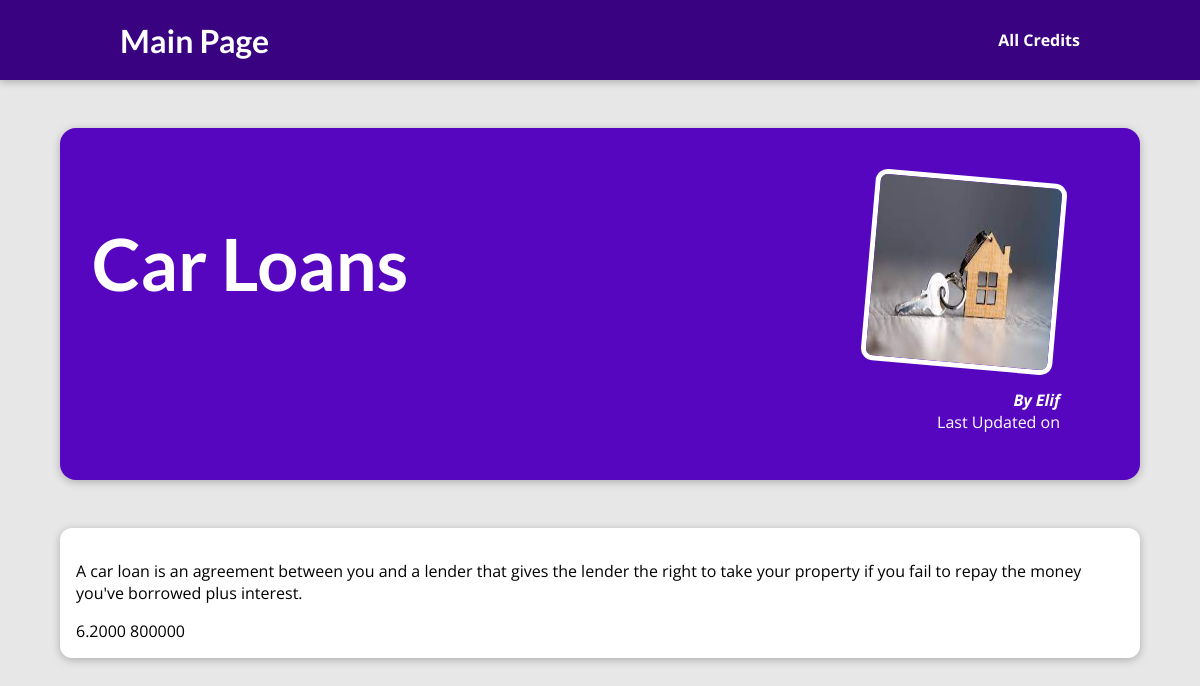
The page /credits/car-loans on the database its author committed.
### credit/models.py (models this page shows, shortened)
class Credit(models.Model):
    name = models.CharField(max_length=50)
    excerpt = models.CharField(max_length=150)
    content = models.CharField(max_length=500)
    slug = models.SlugField(default="",null=False,db_index=True)
    interest_rate = models.DecimalField(max_digits=6,decimal_places=4)
    loan_amount = models.IntegerField(default=500000,validators=[MinValueValidator(500000),MaxValueValidator(6000000)])

### credit/views.py (the view)
# urls.py: path("credits/<slug:slug>", views.credit_detail, name="credit-detail-page") #/credits/credittype
def credit_detail(request,slug):
    identified_credit = Credit.objects.get(slug=slug)
    return render(request,"credit/credit-detail.html", {"credit":identified_credit})

### credit/templates/credit/credit-detail.html (shortened to what this page needs)
{% extends "base.html" %}
{% load static %}
{% block css_files%}
 <link rel="stylesheet" href=" {% static "credit/credit-detail.css" %}"/>
{% endblock %}
{% block content%}
<section id="summary">
   <h2>{{credit.name}}</h2>
   <article>
    <img src=" {% static "credit/images/mortgage.jpg"%}" alt="{{credit.name}}"/>
    <address> By Elif </address>
    <div> Last Updated on
    </div>
   </article>
</section>
<main>
    {{credit.content|linebreaks}}
    {{credit.interest_rate}}
    {{credit.loan_amount}}
</main>
{% endblock %}

### static/app.css (style rules this page uses)
* { box-sizing: border-box; }
html { font-family: 'Open Sans', 'Lato', sans-serif; }
body { margin: 0; }
h1, h2, h3 { font-family: 'Lato', sans-serif; font-weight: bold; }

### credit/static/credit/credit-detail.css (style rules this page uses)
body { background-color: #e7e7e7; }
#summary { margin: 8rem auto 3rem auto; padding: 2rem; width: 90%; max-width: 90rem; border-radius: 16px; background-color: #5706c0; position: relative; box-shadow: 0 2px 8px rgba(0, 0, 0, 0.25); height: 22rem; }
#summary h2 { color: white; font-size: 4.5rem; }
#summary article { position: absolute; top: 2rem; right: 3rem; padding: 1rem 2rem; border-radius: 12px; text-align: right; color: white; }
#summary article img { width: 12rem; height: 12rem; border-radius: 12px; transform: rotateZ(5deg); border: 5px solid white; margin-bottom: 1rem; }
#summary address { font-weight: bold; }
main { width: 90%; max-width: 90rem; margin: 3rem auto; background-color: white; padding: 1rem; border-radius: 12px; box-shadow: 0 2px 8px rgba(0, 0, 0, 0.25); }

### rows shown on the page
Credit: name "Car Loans", content "A car loan is an agreement between you and a lender that gives the lender the right to take your property if you fail to repay the money you've borrowed plus interest.", interest_rate "6.2000", loan_amount "800000"
